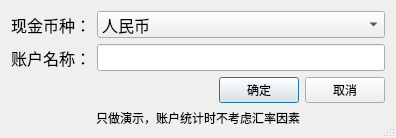
<?xml version="1.0" encoding="UTF-8"?>
<ui version="4.0">
 <class>Dialog</class>
 <widget class="QDialog" name="Dialog">
  <property name="geometry">
   <rect>
    <x>0</x>
    <y>0</y>
    <width>396</width>
    <height>129</height>
   </rect>
  </property>
  <property name="windowTitle">
   <string>添加储蓄卡信息</string>
  </property>
  <property name="sizeGripEnabled">
   <bool>true</bool>
  </property>
  <layout class="QVBoxLayout" name="verticalLayout">
   <item>
    <layout class="QGridLayout" name="gridLayout">
     <item row="0" column="0">
      <widget class="QLabel" name="label_bank">
       <property name="sizePolicy">
        <sizepolicy hsizetype="Fixed" vsizetype="Preferred">
         <horstretch>0</horstretch>
         <verstretch>0</verstretch>
        </sizepolicy>
       </property>
       <property name="font">
        <font>
         <pointsize>12</pointsize>
        </font>
       </property>
       <property name="text">
        <string>现金币种：</string>
       </property>
       <property name="alignment">
        <set>Qt::AlignCenter</set>
       </property>
      </widget>
     </item>
     <item row="3" column="3">
      <widget class="QPushButton" name="pushButton_Money_cancel">
       <property name="sizePolicy">
        <sizepolicy hsizetype="Fixed" vsizetype="Fixed">
         <horstretch>0</horstretch>
         <verstretch>0</verstretch>
        </sizepolicy>
       </property>
       <property name="text">
        <string>取消</string>
       </property>
      </widget>
     </item>
     <item row="0" column="1" colspan="3">
      <widget class="QComboBox" name="comboBox_Money">
       <property name="font">
        <font>
         <pointsize>12</pointsize>
        </font>
       </property>
       <item>
        <property name="text">
         <string>人民币</string>
        </property>
       </item>
       <item>
        <property name="text">
         <string>美元</string>
        </property>
       </item>
       <item>
        <property name="text">
         <string>日元</string>
        </property>
       </item>
       <item>
        <property name="text">
         <string>英镑</string>
        </property>
       </item>
       <item>
        <property name="text">
         <string>欧元</string>
        </property>
       </item>
       <item>
        <property name="text">
         <string>其他币种</string>
        </property>
       </item>
      </widget>
     </item>
     <item row="3" column="1">
      <widget class="QLabel" name="label_3">
       <property name="text">
        <string/>
       </property>
      </widget>
     </item>
     <item row="3" column="2">
      <widget class="QPushButton" name="pushButton_Money_ok">
       <property name="sizePolicy">
        <sizepolicy hsizetype="Fixed" vsizetype="Fixed">
         <horstretch>0</horstretch>
         <verstretch>0</verstretch>
        </sizepolicy>
       </property>
       <property name="text">
        <string>确定</string>
       </property>
       <property name="default">
        <bool>true</bool>
       </property>
      </widget>
     </item>
     <item row="1" column="0">
      <widget class="QLabel" name="label_2">
       <property name="font">
        <font>
         <pointsize>12</pointsize>
        </font>
       </property>
       <property name="text">
        <string>账户名称：</string>
       </property>
      </widget>
     </item>
     <item row="1" column="1" colspan="3">
      <widget class="QLineEdit" name="lineEdit_money">
       <property name="font">
        <font>
         <pointsize>12</pointsize>
        </font>
       </property>
      </widget>
     </item>
    </layout>
   </item>
   <item>
    <widget class="QLabel" name="label">
     <property name="layoutDirection">
      <enum>Qt::LeftToRight</enum>
     </property>
     <property name="text">
      <string>只做演示，账户统计时不考虑汇率因素</string>
     </property>
     <property name="alignment">
      <set>Qt::AlignCenter</set>
     </property>
    </widget>
   </item>
  </layout>
 </widget>
 <tabstops>
  <tabstop>comboBox_Money</tabstop>
  <tabstop>lineEdit_money</tabstop>
  <tabstop>pushButton_Money_ok</tabstop>
  <tabstop>pushButton_Money_cancel</tabstop>
 </tabstops>
 <resources/>
 <connections>
  <connection>
   <sender>pushButton_Money_cancel</sender>
   <signal>clicked()</signal>
   <receiver>Dialog</receiver>
   <slot>reject()</slot>
   <hints>
    <hint type="sourcelabel">
     <x>344</x>
     <y>77</y>
    </hint>
    <hint type="destinationlabel">
     <x>393</x>
     <y>95</y>
    </hint>
   </hints>
  </connection>
 </connections>
</ui>
